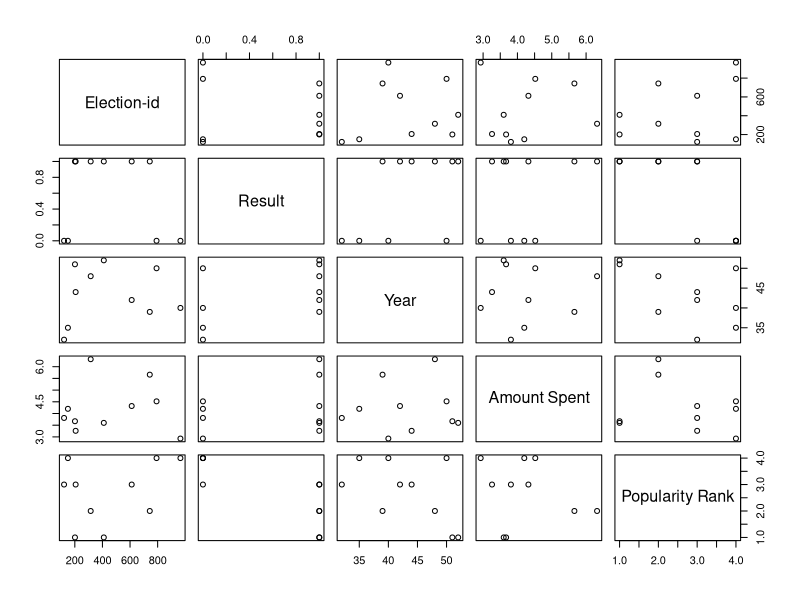

This chart was generated by the following R code:
library(data.table)

election_data <- fread("election_data.csv")

#View(election_data)
setkey(election_data,`Election-id`)
summary(election_data)

colnames(election_data)

plot(election_data)

attach(election_data)
election_response <- glm(Result ~ Year+`Amount Spent`+`Popularity Rank`, data = election_data)
summary(election_response)

# Residual Deviance is less than Null Deviance that's mean input variable are significance.

library(MASS)
stepAIC(election_response) # Checking best fit model

exp(coef(election_response))

# Creating COnfusion matrix to check the accuracy

prob <- as.data.frame(predict(election_response, type = c("response"), election_data))

final <- cbind(election_data,prob)

confusion <- table(prob>0.5, election_data$Result)
table(prob>0.5)

confusion


Accuracy <- sum(diag(confusion)/sum(confusion))

Accuracy

